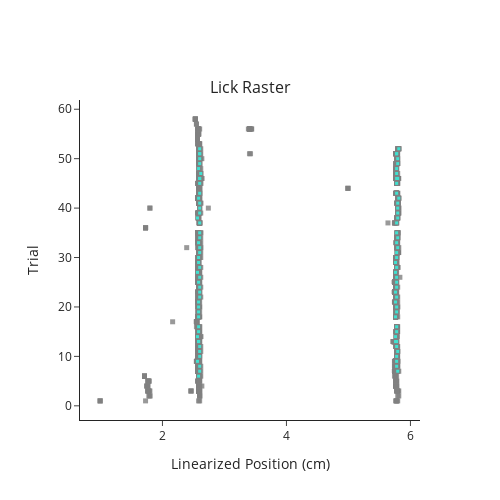

The code cell stored with this chart in its notebook:
### Code cell
fig = pf.plot_lick_raster(behav, titles=['Lick Raster'], x_title='Linearized Position (cm)', y_title='Trial')
fig.show()
